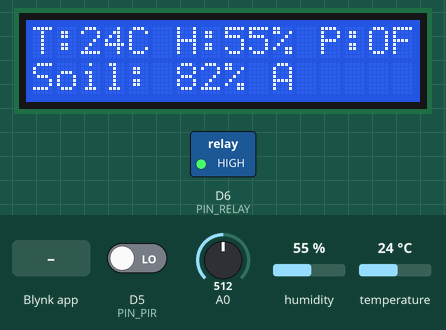
Recording of a sketch running on a simulated ESP8266 (NodeMCU). On the bench: 16×2 character LCD, switched loads named in the sketch (green lamp = pin HIGH). The inputs (shaded band) are chosen by the test bench; at power-on: A0 = 512, D5 (PIN_PIR) LOW, humidity 55 %, temperature 24 °C. WiFi joins after 1.5 s; servers stay silent unless stated; not simulated (calls return 0 or success): secrets.h; what the sketch prints to the serial monitor is not drawn.

Above: at 4.5 s.
4.6 s: A0 set to 796
At 7.0 s:
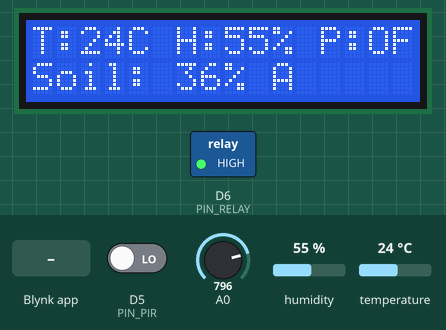
7.4 s: A0 set to 822
At 9.1 s:
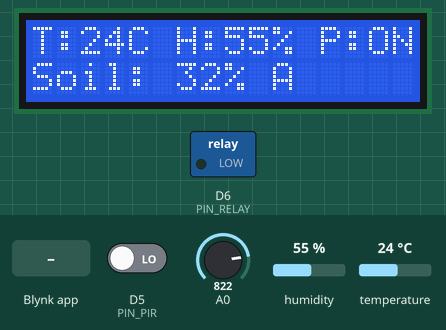
9.4 s: Blynk app writes 0 to V6
At 11.1 s:
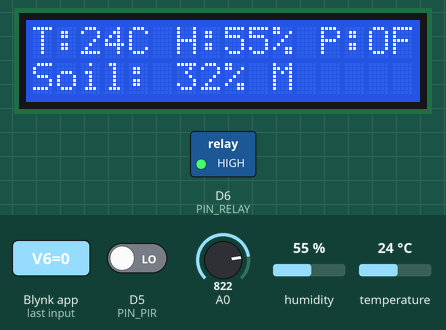
11.4 s: D5 (PIN_PIR) driven HIGH
At 12.4 s:
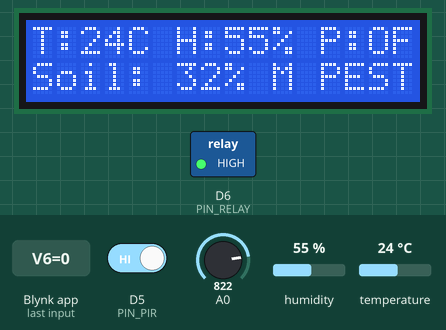
13.4 s: Blynk app writes 1 to V4
At 14.3 s:
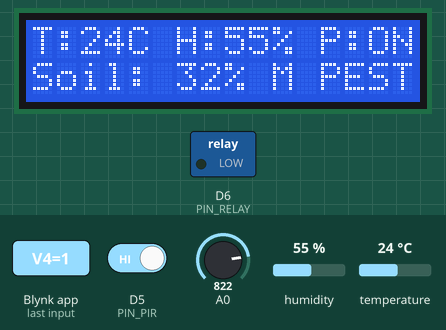
15.4 s: Blynk app writes 1 to V6
At 16.7 s:
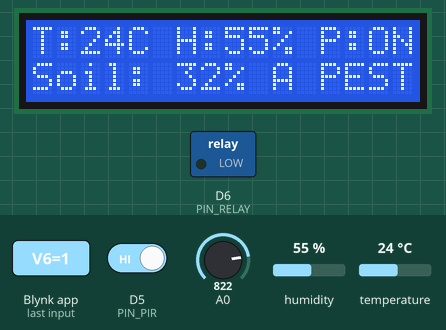
Timing chart, 0 to 18.4 s (numbered marks = the images above; inputs shaded):
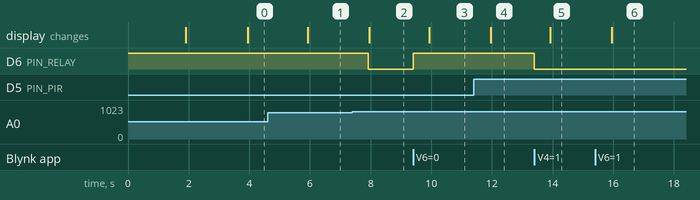

The sketch:

smart_plant_monitor.ino
```cpp
/*
  Smart Plant Monitoring System (SPMS)
  NodeMCU ESP8266 + DHT11 + soil moisture sensor + PIR + relay/pump + 16x2 I2C LCD + Blynk IoT

  Blynk virtual pins
    V0  Temperature (C)        -> Gauge / Chart
    V1  Humidity (%)           -> Gauge / Chart
    V2  Soil moisture (%)      -> Gauge / Chart
    V3  Pump status (0/1)      -> LED widget
    V4  Manual pump switch     -> Switch  (works when Auto mode is OFF)
    V5  Pest / motion alert    -> LED widget
    V6  Auto irrigation mode   -> Switch  (1 = automatic)
    V7  Moisture threshold (%) -> Slider 0-100
*/
#include "secrets.h"      // Blynk template/auth + WiFi (copy from secrets.h.example)
#include "config.h"
#include "logic.h"

#include <ESP8266WiFi.h>
#include <BlynkSimpleEsp8266.h>
#include <DHT.h>
#include <Wire.h>
#include <LiquidCrystal_I2C.h>

DHT dht(PIN_DHT, DHT_TYPE);
LiquidCrystal_I2C lcd(LCD_ADDR, 16, 2);
BlynkTimer timer;

float temperature = NAN, humidity = NAN;
int soilPct = 0;
bool pumpOn = false;
bool autoMode = true;
bool manualPump = false;
int thresholdPct = DEFAULT_THRESHOLD_PCT;
bool pestDetected = false;

unsigned long pumpStartedAt = 0;
unsigned long pumpStoppedAt = 0;
unsigned long lastPestAlert = 0;

void setPump(bool on) {
  if (on == pumpOn) return;
  pumpOn = on;
  bool level = RELAY_ACTIVE_LOW ? !on : on;
  digitalWrite(PIN_RELAY, level ? HIGH : LOW);
  if (on) pumpStartedAt = millis(); else pumpStoppedAt = millis();
  Blynk.virtualWrite(V3, on ? 255 : 0);
  Serial.println(on ? F("Pump ON") : F("Pump OFF"));
}

BLYNK_CONNECTED() {
  Blynk.syncVirtual(V4, V6, V7);
}
BLYNK_WRITE(V4) { manualPump = param.asInt(); if (!autoMode) setPump(manualPump); }
BLYNK_WRITE(V6) { autoMode = param.asInt(); if (!autoMode) setPump(manualPump); }
BLYNK_WRITE(V7) { thresholdPct = constrain(param.asInt(), 0, 100); }

void updateLcd() {
  lcd.setCursor(0, 0);
  char l1[17];
  snprintf(l1, sizeof(l1), "T:%2.0fC H:%2.0f%% %s", isnan(temperature) ? 0 : temperature,
           isnan(humidity) ? 0 : humidity, pumpOn ? "P:ON " : "P:OFF");
  lcd.print(l1);
  lcd.setCursor(0, 1);
  char l2[17];
  snprintf(l2, sizeof(l2), "Soil:%3d%% %s %s", soilPct, autoMode ? "A" : "M", pestDetected ? "PEST" : "    ");
  lcd.print(l2);
}

void readAndControl() {
  float t = dht.readTemperature();
  float h = dht.readHumidity();
  if (!isnan(t)) temperature = t; else Serial.println(F("DHT read failed"));
  if (!isnan(h)) humidity = h;

  soilPct = moistureToPercent(analogRead(A0), SOIL_RAW_DRY, SOIL_RAW_WET);
  pestDetected = digitalRead(PIN_PIR) == HIGH;

  // Irrigation
  unsigned long now = millis();
  if (autoMode) {
    bool next = nextPumpState(pumpOn, soilPct, thresholdPct, HYSTERESIS_PCT,
                              pumpOn ? now - pumpStartedAt : 0,
                              pumpOn ? 0 : now - pumpStoppedAt,
                              MAX_PUMP_RUN_MS, PUMP_COOLDOWN_MS);
    setPump(next);
  } else if (pumpOn && now - pumpStartedAt >= MAX_PUMP_RUN_MS) {
    setPump(false);              // safety cut-off also applies in manual mode
    manualPump = false;
    Blynk.virtualWrite(V4, 0);
  }

  // Cloud updates
  if (!isnan(temperature)) Blynk.virtualWrite(V0, temperature);
  if (!isnan(humidity))    Blynk.virtualWrite(V1, humidity);
  Blynk.virtualWrite(V2, soilPct);
  Blynk.virtualWrite(V5, pestDetected ? 255 : 0);

  if (pestDetected && (lastPestAlert == 0 || now - lastPestAlert > PEST_ALERT_COOLDOWN_MS)) {
    lastPestAlert = now;
    Blynk.logEvent("pest_alert", "Motion/pest detected near the plants");
  }

  Serial.printf("T=%.1f H=%.1f Soil=%d%% Pump=%d Auto=%d PIR=%d\n",
                temperature, humidity, soilPct, pumpOn, autoMode, pestDetected);
  updateLcd();
}

void setup() {
  Serial.begin(115200);
  pinMode(PIN_PIR, INPUT);
  pinMode(PIN_RELAY, OUTPUT);
  digitalWrite(PIN_RELAY, RELAY_ACTIVE_LOW ? HIGH : LOW);  // pump off at boot
  pumpStoppedAt = millis() - PUMP_COOLDOWN_MS;              // allow first run immediately

  dht.begin();
  Wire.begin();
  lcd.init();
  lcd.backlight();
  lcd.print(F("Smart Plant Mon."));
  lcd.setCursor(0, 1);
  lcd.print(F("Connecting WiFi"));

  Blynk.begin(BLYNK_AUTH_TOKEN, WIFI_SSID, WIFI_PASS);
  lcd.clear();
  timer.setInterval(SENSOR_INTERVAL_MS, readAndControl);
}

void loop() {
  Blynk.run();
  timer.run();
}
```

logic.h
```cpp
#pragma once
// Pure logic (no hardware calls) so it can be unit-tested on a PC. See tests/.
#include <stdint.h>

inline int moistureToPercent(int raw, int rawDry, int rawWet) {
  if (rawDry == rawWet) return 0;
  long pct = (long)(rawDry - raw) * 100L / (rawDry - rawWet);
  if (pct < 0) pct = 0;
  if (pct > 100) pct = 100;
  return (int)pct;
}

// Decide pump state with hysteresis, a max-run safety cut-off and a cooldown.
// Returns the NEW pump state (true = ON).
inline bool nextPumpState(bool pumpOn, int soilPct, int thresholdPct, int hysteresisPct,
                          unsigned long runningMs, unsigned long sinceStopMs,
                          unsigned long maxRunMs, unsigned long cooldownMs) {
  if (pumpOn) {
    if (runningMs >= maxRunMs) return false;                 // safety cut-off
    if (soilPct >= thresholdPct + hysteresisPct) return false; // wet enough
    return true;
  }
  if (soilPct < thresholdPct && sinceStopMs >= cooldownMs) return true;
  return false;
}
```

config.h
```cpp
#pragma once
// ---------- Pin map (NodeMCU ESP8266) ----------
#define PIN_DHT    D4   // DHT11 data
#define PIN_PIR    D5   // PIR motion sensor output
#define PIN_RELAY  D6   // Relay module IN (controls water pump)
// Soil moisture sensor analog output -> A0
// LCD I2C: SDA -> D2, SCL -> D1 (default Wire pins)

#define DHT_TYPE DHT11
#define LCD_ADDR 0x27   // try 0x3F if the LCD stays blank

// ---------- Relay logic ----------
// Most cheap relay boards are ACTIVE-LOW (LOW = relay on). Set false if yours is active-high.
#define RELAY_ACTIVE_LOW true

// ---------- Soil sensor calibration ----------
// Read the raw A0 value with the probe in dry air and in a glass of water, then put them here.
#define SOIL_RAW_DRY 1023   // raw value when completely dry
#define SOIL_RAW_WET 400    // raw value when fully wet

// ---------- Irrigation behaviour ----------
#define DEFAULT_THRESHOLD_PCT 35   // pump ON below this soil moisture %
#define HYSTERESIS_PCT        10   // pump OFF at threshold + hysteresis (avoids rapid on/off)
#define MAX_PUMP_RUN_MS       60000UL  // safety cut-off: max continuous pump time (60 s)
#define PUMP_COOLDOWN_MS      30000UL  // wait after a run before pump can auto-start again

// ---------- Timing ----------
#define SENSOR_INTERVAL_MS 2000UL
#define PEST_ALERT_COOLDOWN_MS 60000UL // min gap between pest notifications
```

Measured:
- the behaviour switches between 804 and 805 on A0 (found by bisection; images 1 and 2)
- after the input at 4.6 s, the display: changes after 1.3 s (image 1)
- after the input at 7.4 s, D6 (PIN_RELAY): HIGH → LOW after 0.52 s; the display: changes after 0.56 s (image 2)
- after the input at 9.4 s, D6 (PIN_RELAY): LOW → HIGH at once; the display: changes after 0.53 s (image 3)
- after the input at 11.4 s, the display: changes after 0.55 s (image 4)
- after the input at 13.4 s, D6 (PIN_RELAY): HIGH → LOW at once; the display: changes after 0.53 s (image 5)
- after the input at 15.4 s, the display: changes after 0.56 s (image 6)
